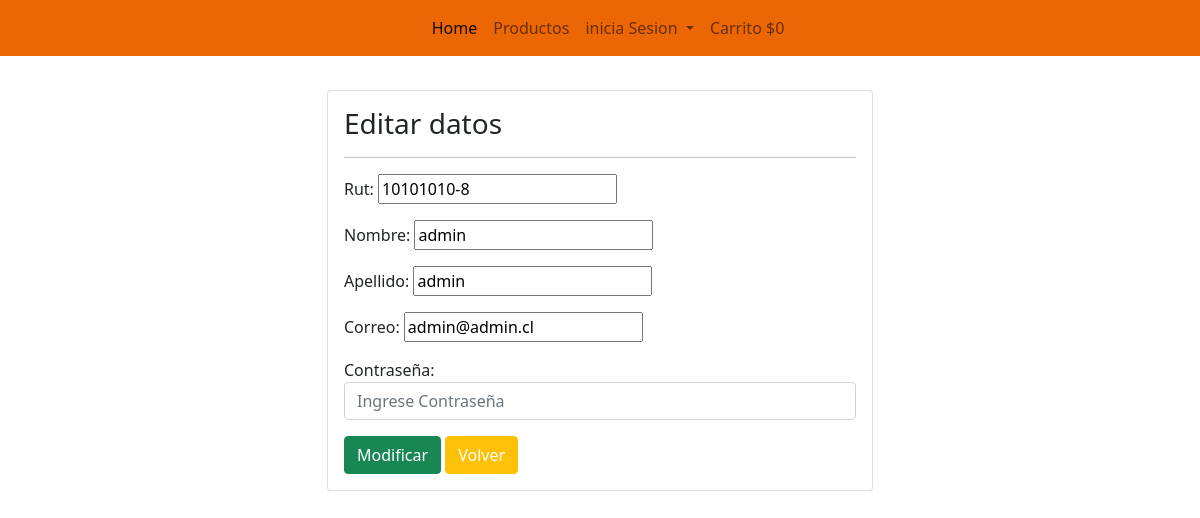
The page /user/modificar_perfil/10101010-8/ on the database its author committed.
### user/models.py (models this page shows, shortened)
class Usuario(AbstractUser):
    rut                = models.CharField(primary_key=True, max_length=12)
    nombre             = models.CharField('Nombre',max_length=70, null=False, blank=False)
    apellido           = models.CharField('Apellido',max_length=70, null=False, blank=False)
    correo             = models.CharField('Correo',max_length=60, null=False, blank=False, unique=True)
    creacion_fec       = models.DateTimeField('Fecha de ingreso', auto_now_add=True)
    actualizacion_fec  = models.DateTimeField('Fecha actualizacion', auto_now=True)
    USERNAME_FIELD = 'correo'
    class meta:
        verbose_name = 'Usuario'
        verbose_name_plural = 'Usuarios'

### user/views.py (the view, shortened to what this page needs)
# urls.py: path('modificar_perfil/<id>/', modificar_perfil, name='modificar_perfil'),
def modificar_perfil(request, id):
    user = get_object_or_404(Usuario, rut=id)
    data = {
        'form': UsuarioForm(instance=user)
    }
    return render(request, 'perfil/editarInfo.html', data)

### user/forms.py (shortened to what this page needs)
class UsuarioForm(forms.ModelForm):
    password = forms.CharField(label= 'Contraseña', widget=forms.PasswordInput(
        attrs={
            'class': 'form-control',
            'placeholder':'Ingrese Contraseña',
            'id': 'password'
        }
    ))
    class Meta:
        model = Usuario
        fields = ('rut', 'nombre', 'apellido', 'correo')

### carrito/context_processor.py (called while the page is built)
def importe_total_carro(request):
    total=0
    if 'carro' in request.session:
        for key, value in request.session["carro"].items():
            total=total+(int(value["precio"]))
    return {"importe_total_carro":total}

def precio_totalMasEnvio(request):
    precio_envio = PrecioEnvio.objects.only('precio').get(id_envio=1)
    total=0 + precio_envio.precio
    if 'carro' in request.session:
        for key, value in request.session["carro"].items():
            total=total+(int(value["precio"]))
    return {"precio_totalMasEnvio":total}

### user/templates/perfil/editarInfo.html (shortened to what this page needs)
{% extends 'web/base.html' %}
{% load crispy_forms_tags %}
{% load static %}
{% block body %}
<div class="container-sm" id="editarPerfil">
  <div class="row">
      <div class="col-12 col-md-6 offset-md-3">
          <div class="card">
              <div class="card-body">
                  <h3>Editar datos</h3>
                  <hr>
                  <form action="" method="post">
                      {{ form.as_p }}
                      <input type="submit" value="Modificar" class="btn btn-success float-right">
                      <button type="button" class="btn btn-warning"><a href="{% url 'listar_perfil' user.rut %}">Volver</a></button>
                  </form>
              </div>
          </div>
      </div>
  </div>
</div>
{% endblock %}

### static/css/style.css (style rules this page uses)
body { background-color: black; }
.btn a { text-decoration: none; color: white; }
#editarPerfil { padding-top: 90px; }

### rows shown on the page
Usuario: rut "10101010-8", nombre "admin", apellido "admin", correo "admin@admin.cl"

### other values the page prints
{{ importe_total_carro }} "0"
